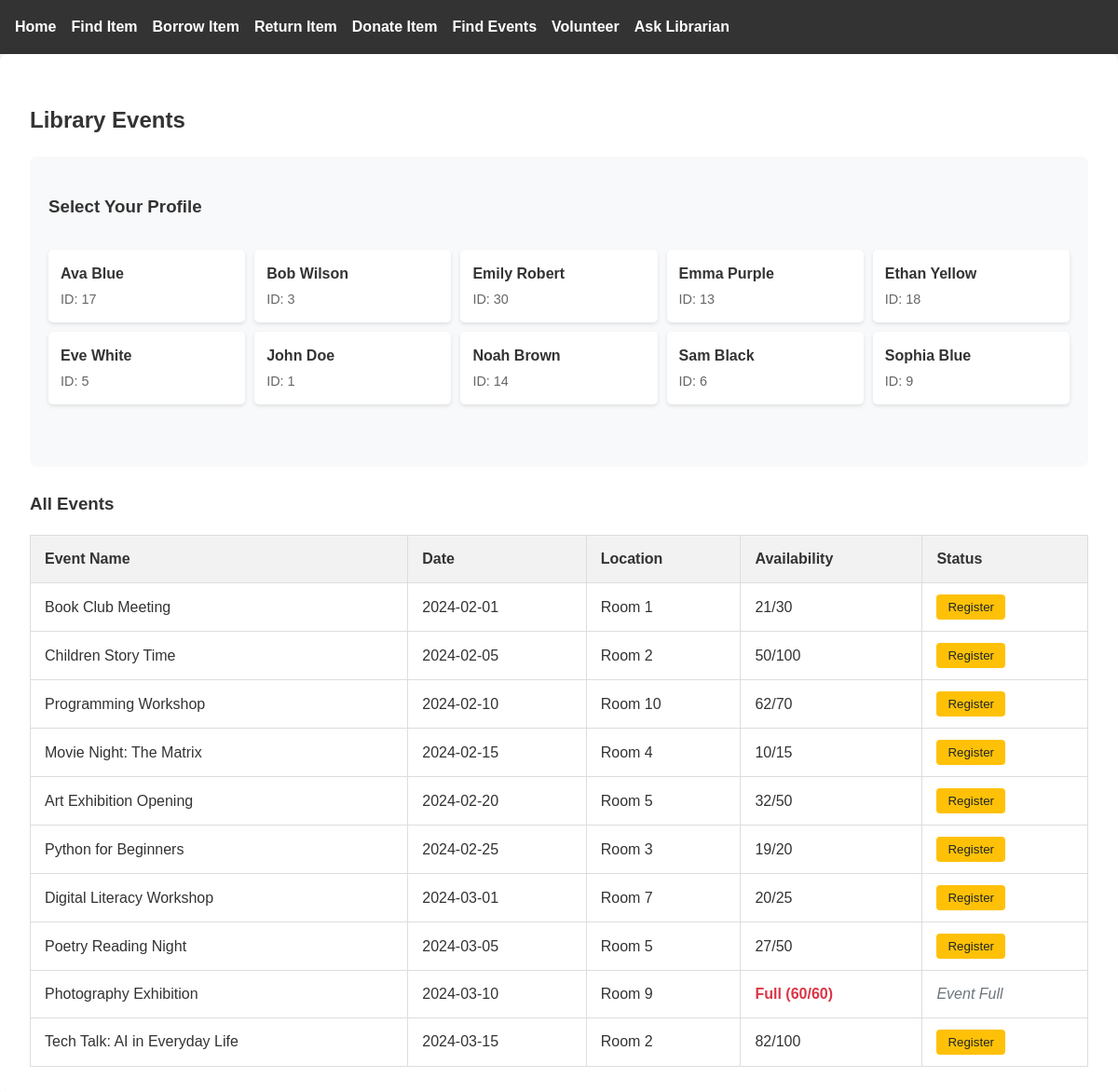
The app's page /find-events, older data.
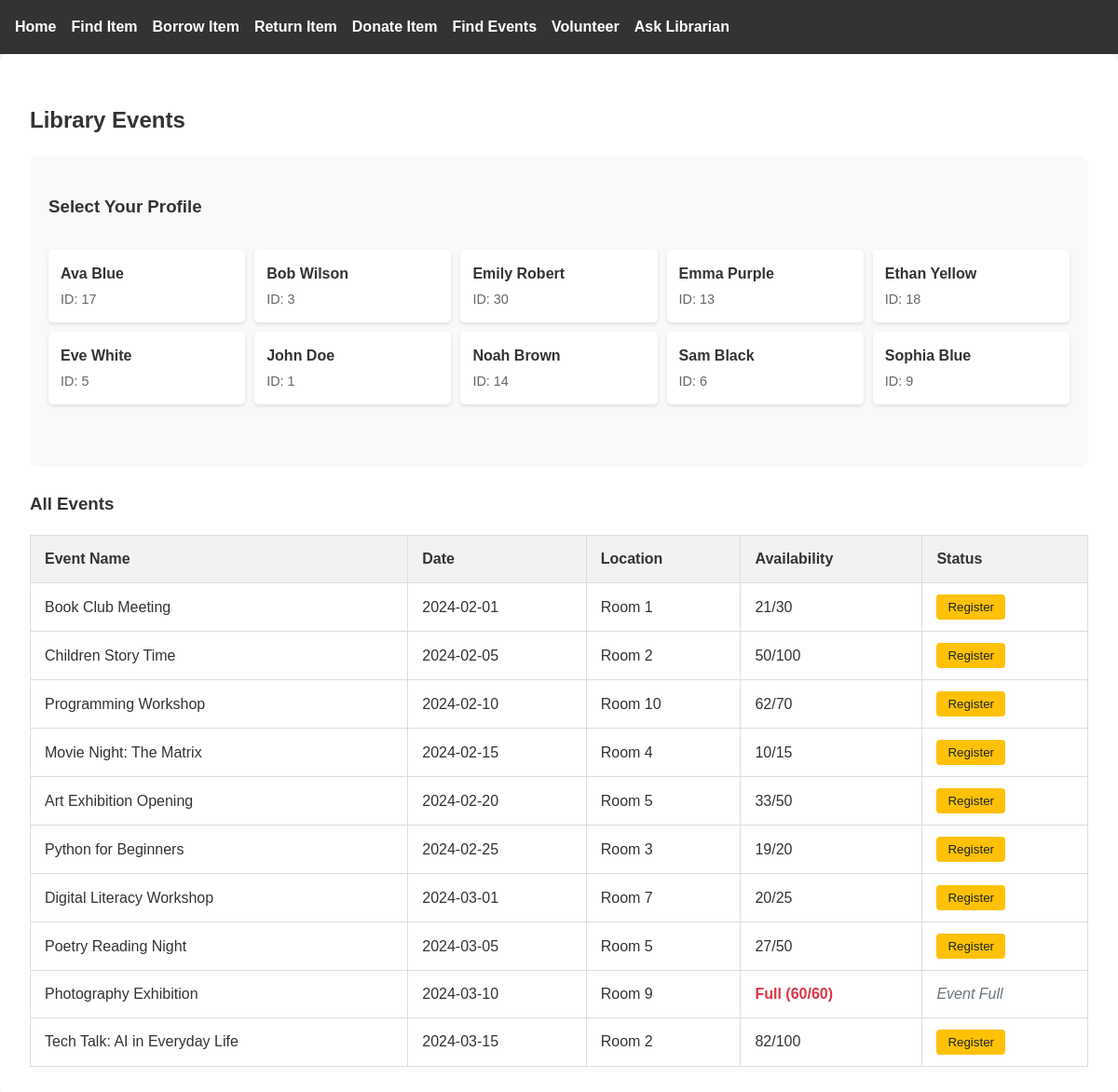
The same page, newer data.
### tables this page shows
CREATE TABLE Event (
            EventID INTEGER PRIMARY KEY AUTOINCREMENT,
            EventName TEXT NOT NULL,
            EventDate DATE NOT NULL,
            Attendance INTEGER NOT NULL,
            MaxCapacity INTEGER NOT NULL DEFAULT 20,
            RoomID INTEGER,
            FOREIGN KEY (RoomID) REFERENCES LibraryRoom(RoomID)
    );

### app.py (the view, shortened to what this page needs)
@app.route('/find-events', methods=['GET', 'POST'])
def find_events():
    conn = get_db_connection()
    members = conn.execute("""
        SELECT p.PersonID, p.Name
        FROM Person p
        JOIN Member m ON p.PersonID = m.MemberID
        WHERE p.Role = 'Member'
        ORDER BY p.Name
    """).fetchall()
    selected_member = None
    search_term = ''
    events = []
    if not events and request.method == 'GET':
        events = conn.execute("""
            SELECT *, (Attendance >= MaxCapacity) AS IsFull
            FROM Event
            ORDER BY EventDate
        """).fetchall()
    conn.close()
    return render_template('find_events.html',
                         members=members,
                         events=events,
                         selected_member=selected_member,
                         search_term=search_term)

### app.py (called while the page is built)
def get_db_connection():
    print("Connecting to database...")
    conn = sqlite3.connect('354_mini_project.db')
    conn.row_factory = sqlite3.Row
    return conn

### templates/find_events.html (shortened to what this page needs)
{% extends "base.html" %}
{% block content %}
<h2>Library Events</h2>
<div class="member-section">
    <h3>Select Your Profile</h3>
    <form method="POST" id="memberForm">
        <div class="member-grid">
            {% for member in members %}
            <div class="member-card {% if selected_member == member['PersonID']|string %}selected{% endif %}">
                <label for="member_{{ member['PersonID'] }}">
                    <span class="member-name">{{ member['Name'] }}</span>
                    <span class="member-id">ID: {{ member['PersonID'] }}</span>
                </label>
            </div>
            {% endfor %}
        </div>
    </form>
</div>
{% if events %}
<div class="events-section">
    <h3>{% if search_term %}Search Results{% else %}All Events{% endif %}</h3>
    <table class="events-table">
        <thead>
            <tr>
                <th>Event Name</th>
                <th>Date</th>
                <th>Location</th>
                <th>Availability</th>
                <th>Status</th>
            </tr>
        </thead>
        <tbody>
            {% for event in events %}
            <tr>
                <td>{{ event['EventName'] }}</td>
                <td>{{ event['EventDate'] }}</td>
                <td>Room {{ event['RoomID'] }}</td>
                <td>
                    {% if event['IsFull'] %}
                        <span class="text-danger">Full ({{ event['Attendance'] }}/{{ event['MaxCapacity'] }})</span>
                    {% else %}
                        {{ event['Attendance'] }}/{{ event['MaxCapacity'] }}
                    {% endif %}
                </td>                <td>
                    {% if event['IsRegistered'] %}
                    <div class="registration-actions">
                        <span class="status-registered">Registered ✓</span>
                        <form method="POST" class="unregister-form">
                            <input type="hidden" name="member_id" value="{{ selected_member }}">
                            <input type="hidden" name="event_id" value="{{ event['EventID'] }}">
                            <input type="hidden" name="search_term" value="{{ search_term if search_term }}">
                            <input type="hidden" name="action" value="unregister">
                            <button type="submit" class="btn-unregister">Unregister</button>
                        </form>
                    </div>
                    {% else %}
                    {% if event['IsFull'] %}
                    <span class="text-muted">Event Full</span>
                    {% else %}
                    <form method="POST" class="register-form" id="registerForm{{ event['EventID'] }}">
                        <button type="submit" class="btn-register">Register</button>
                    </form>
                    {% endif %}
                    {% endif %}
                </td>
            </tr>
            {% endfor %}
        </tbody>
    </table>
</div>
{% else %}
<p class="no-events">No events found{% if search_term %} matching "{{ search_term }}"{% endif %}.</p>
{% endif %}
{% endblock %}

Row changes from the older to the newer data that the page shows:
changed Event "Art Exhibition Opening": Attendance "32" → "33"
